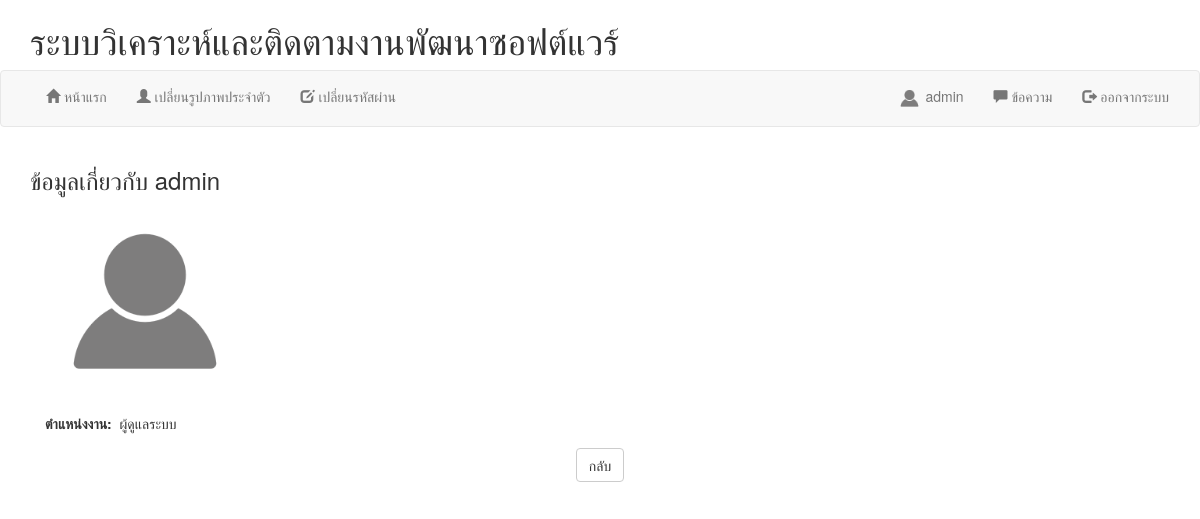
/userprofile.php?username=admin (signed in), run on the app's committed database.
### tables this page shows
CREATE TABLE tb_user (
  Username varchar(20) NOT NULL,
  Password varchar(20) NOT NULL,
  Realname varchar(50) NOT NULL,
  Position varchar(20) NOT NULL,
  Filename varchar(25) NOT NULL,
  PRIMARY KEY (Username)
);

### userprofile.php (the view, shortened to what this page needs)
<?php
require("connect.php");
if (isset($_GET['username']))
  $username = $_GET['username'];
else
  header("location: permission/login.php");
?>
<!DOCTYPE html>
<html>
<head>
  <link rel="stylesheet" href="https://maxcdn.bootstrapcdn.com/bootstrap/3.3.7/css/bootstrap.min.css">
</head>
<body>
  <div class="container"><h1>ระบบวิเคราะห์และติดตามงานพัฒนาซอฟต์แวร์</h1></div>
  <nav class="navbar navbar-default">
    <div class="container-fluid">
      <div class="collapse navbar-collapse" id="myNavbar">
      <ul class="nav navbar-nav">
        <li><a href="index.php"><span class="glyphicon">&#xe021;</span>&nbsp;หน้าแรก</a></li>
        <?php
        if ($username == $_SESSION['user_login_name'])
        echo "<li><a href=\"edit/edit_userpicture.php\"><span class=\"glyphicon\">&#xe008;</span>&nbsp;เปลี่ยนรูปภาพประจำตัว</a></li>
        <li><a href=\"edit/edit_password.php\"><span class=\"glyphicon\">&#xe065;</span>&nbsp;เปลี่ยนรหัสผ่าน</a></li>";
        ?>
      </ul>
      <ul class="nav navbar-nav navbar-right">
        <li><a href="userprofile.php?username=<?php echo $_SESSION['user_login_name']; ?>"><img src="userpicture/<?php echo $_SESSION['user_login_picture'] ?>" height="25" width="25">&nbsp;<?php echo $_SESSION['user_login_realname']; ?></a></li>
        <li><a href="conversation/chatroom.php"><span class="glyphicon">&#xe111;</span>&nbsp;ข้อความ<span id="message_badges"></span></a></li>
        <li><a href="permission/logout.php"><span class="glyphicon">&#xe163;</span>&nbsp;ออกจากระบบ</a></li>
      </ul>
    </div>
  </div>
  </nav>
  <?php
  $sql = "SELECT * FROM tb_user WHERE (Username = '$username')";
  $rs = mysqli_query($con, $sql);
  while ($row = mysqli_fetch_array($rs)) {
  ?>
  <div class="container">
    <h3>ข้อมูลเกี่ยวกับ&nbsp;<?php echo $row[2]; ?>
    </h3>
    <div class="container">
    <p>
      <img src="userpicture/<?php echo $row[4]; ?>" style="height: 200px; width: auto;">
    </p>
    <p>
      <label>ตำแหน่งงาน:</label>&nbsp;
      <?php
      if ($row[3] == "Administrator") {
        echo "ผู้ดูแลระบบ";
      } else if ($row[3] == "Manager") {
        echo "ผู้บริหาร";
      } else {
        echo "ผู้ปฏิบัติงาน";
      }
      ?>
    </p>
</div>
<center>
  <p>
    <a href="index.php" class="btn btn-default" role="button">กลับ</a>
  </p>
</center>
</div>
</body>
</html>
<?php
}
?>

### data on the page
tb_user: Realname "admin", Filename (picture), Position "ผู้ดูแลระบบ"

### other printed values
$_SESSION['user_login_realname'] "admin"
